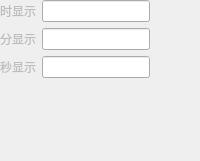
          <widget class="QWidget" name="disTimepage">
           <layout class="QGridLayout" name="gridLayout_16">
            <property name="leftMargin">
             <number>0</number>
            </property>
            <property name="topMargin">
             <number>0</number>
            </property>
            <property name="rightMargin">
             <number>0</number>
            </property>
            <property name="bottomMargin">
             <number>0</number>
            </property>
            <item row="0" column="0">
             <layout class="QHBoxLayout" name="horizontalLayout_33">
              <item>
               <widget class="QLabel" name="label_54">
                <property name="enabled">
                 <bool>false</bool>
                </property>
                <property name="text">
                 <string>时显示</string>
                </property>
               </widget>
              </item>
              <item>
               <widget class="QLineEdit" name="disTimeHour"/>
              </item>
              <item>
               <spacer name="horizontalSpacer_23">
                <property name="orientation">
                 <enum>Qt::Horizontal</enum>
                </property>
                <property name="sizeHint" stdset="0">
                 <size>
                  <width>40</width>
                  <height>20</height>
                 </size>
                </property>
               </spacer>
              </item>
             </layout>
            </item>
            <item row="1" column="0">
             <layout class="QHBoxLayout" name="horizontalLayout_34">
              <item>
               <widget class="QLabel" name="label_55">
                <property name="enabled">
                 <bool>false</bool>
                </property>
                <property name="text">
                 <string>分显示</string>
                </property>
               </widget>
              </item>
              <item>
               <widget class="QLineEdit" name="disTimeMin"/>
              </item>
              <item>
               <spacer name="horizontalSpacer_24">
                <property name="orientation">
                 <enum>Qt::Horizontal</enum>
                </property>
                <property name="sizeHint" stdset="0">
                 <size>
                  <width>40</width>
                  <height>20</height>
                 </size>
                </property>
               </spacer>
              </item>
             </layout>
            </item>
            <item row="2" column="0">
             <layout class="QHBoxLayout" name="horizontalLayout_35">
              <item>
               <widget class="QLabel" name="label_56">
                <property name="enabled">
                 <bool>false</bool>
                </property>
                <property name="text">
                 <string>秒显示</string>
                </property>
               </widget>
              </item>
              <item>
               <widget class="QLineEdit" name="disTimeSec"/>
              </item>
              <item>
               <spacer name="horizontalSpacer_25">
                <property name="orientation">
                 <enum>Qt::Horizontal</enum>
                </property>
                <property name="sizeHint" stdset="0">
                 <size>
                  <width>40</width>
                  <height>20</height>
                 </size>
                </property>
               </spacer>
              </item>
             </layout>
            </item>
            <item row="3" column="0">
             <spacer name="verticalSpacer_9">
              <property name="orientation">
               <enum>Qt::Vertical</enum>
              </property>
              <property name="sizeHint" stdset="0">
               <size>
                <width>20</width>
                <height>83</height>
               </size>
              </property>
             </spacer>
            </item>
           </layout>
          </widget>
